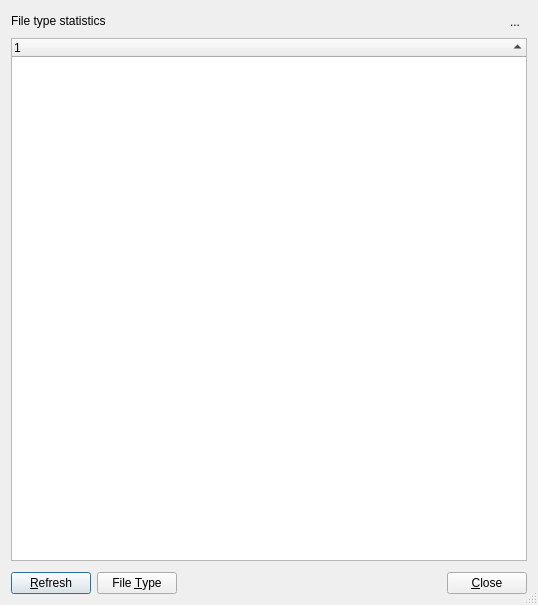
<?xml version="1.0" encoding="UTF-8"?>
<ui version="4.0">
 <class>FileTypeStatsWindow</class>
 <widget class="QDialog" name="FileTypeStatsWindow">
  <property name="geometry">
   <rect>
    <x>0</x>
    <y>0</y>
    <width>538</width>
    <height>605</height>
   </rect>
  </property>
  <property name="windowTitle">
   <string>File Type Statistics</string>
  </property>
  <property name="sizeGripEnabled">
   <bool>true</bool>
  </property>
  <layout class="QVBoxLayout" name="verticalLayout">
   <item>
    <layout class="QHBoxLayout" name="horizontalLayout">
     <item alignment="Qt::AlignVCenter">
      <widget class="QLabel" name="heading">
       <property name="text">
        <string>File type statistics</string>
       </property>
      </widget>
     </item>
     <item>
      <spacer name="hamburgerSpacer">
       <property name="orientation">
        <enum>Qt::Horizontal</enum>
       </property>
       <property name="sizeHint" stdset="0">
        <size>
         <width>6</width>
         <height>10</height>
        </size>
       </property>
      </spacer>
     </item>
     <item alignment="Qt::AlignRight|Qt::AlignVCenter">
      <widget class="QToolButton" name="hamburgerButton">
       <property name="text">
        <string>...</string>
       </property>
       <property name="icon">
        <iconset>
         <normalon>:/icons/hamburger.png</normalon>
        </iconset>
       </property>
       <property name="popupMode">
        <enum>QToolButton::InstantPopup</enum>
       </property>
       <property name="autoRaise">
        <bool>true</bool>
       </property>
       <property name="arrowType">
        <enum>Qt::NoArrow</enum>
       </property>
      </widget>
     </item>
    </layout>
   </item>
   <item>
    <widget class="QTreeWidget" name="treeWidget">
     <property name="sortingEnabled">
      <bool>true</bool>
     </property>
     <attribute name="headerStretchLastSection">
      <bool>true</bool>
     </attribute>
     <column>
      <property name="text">
       <string notr="true">1</string>
      </property>
     </column>
    </widget>
   </item>
   <item>
    <layout class="QHBoxLayout" name="buttonsLayout">
     <property name="topMargin">
      <number>5</number>
     </property>
     <item>
      <widget class="QPushButton" name="refreshButton">
       <property name="text">
        <string>&amp;Refresh</string>
       </property>
      </widget>
     </item>
     <item>
      <widget class="QPushButton" name="menuButton">
       <property name="text">
        <string>File &amp;Type</string>
       </property>
      </widget>
     </item>
     <item>
      <spacer name="horizontalSpacer">
       <property name="orientation">
        <enum>Qt::Horizontal</enum>
       </property>
       <property name="sizeHint" stdset="0">
        <size>
         <width>40</width>
         <height>20</height>
        </size>
       </property>
      </spacer>
     </item>
     <item>
      <widget class="QPushButton" name="closeButton">
       <property name="sizePolicy">
        <sizepolicy hsizetype="Preferred" vsizetype="Fixed">
         <horstretch>0</horstretch>
         <verstretch>0</verstretch>
        </sizepolicy>
       </property>
       <property name="text">
        <string>&amp;Close</string>
       </property>
      </widget>
     </item>
    </layout>
   </item>
  </layout>
  <action name="actionLocate">
   <property name="text">
    <string>&amp;Locate</string>
   </property>
  </action>
  <action name="actionSizeStats">
   <property name="text">
    <string>Si&amp;ze Statistics</string>
   </property>
   <property name="shortcut">
    <string>F2</string>
   </property>
  </action>
 </widget>
 <resources>
  <include location="icons.qrc"/>
 </resources>
 <connections>
  <connection>
   <sender>closeButton</sender>
   <signal>clicked()</signal>
   <receiver>FileTypeStatsWindow</receiver>
   <slot>reject()</slot>
   <hints>
    <hint type="sourcelabel">
     <x>349</x>
     <y>277</y>
    </hint>
    <hint type="destinationlabel">
     <x>199</x>
     <y>149</y>
    </hint>
   </hints>
  </connection>
 </connections>
</ui>
